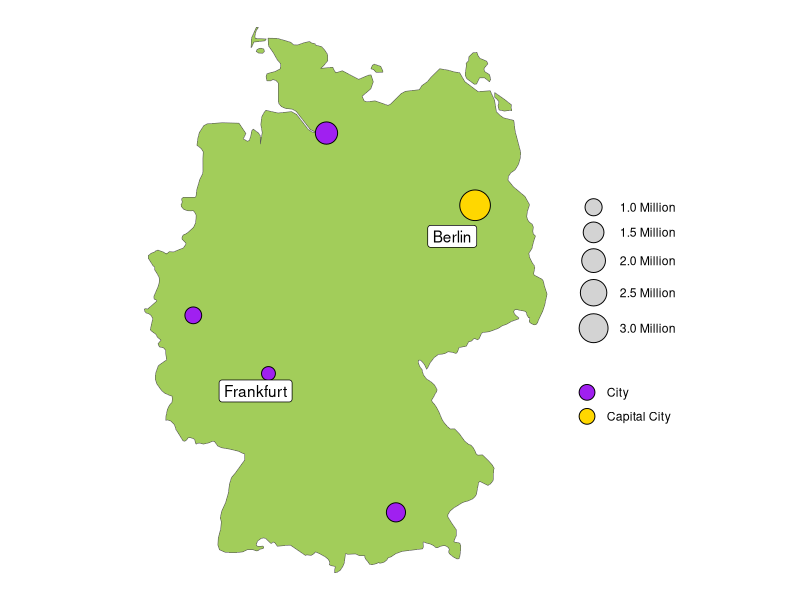

Write the R code that produced this figure.
library(tidyverse)
library(sf)
library(maps)
library(rnaturalearthdata)
library(ggrepel)

germany_sf <- countries50 %>% 
  st_as_sf() %>% 
  filter(name == "Germany")

germany_cities <- world.cities %>% 
  filter(country.etc == "Germany") %>% 
  slice_max(pop, n = 5)

germany_cities_sf <- germany_cities %>% 
  st_as_sf(coords = c("long", "lat"),
           crs = 4326)

germany_cities_to_label <- germany_cities %>% 
  arrange(pop) %>% 
  slice(1, n())

ggplot() +
  geom_sf(data = germany_sf,
          fill = "darkolivegreen3") +
  geom_sf(data = germany_cities_sf,
          aes(size = pop,
              fill = as.logical(capital)),
          shape = 21) +
  scale_fill_manual(values = c("TRUE" = "gold",
                               "FALSE" = "purple"),
                    labels = c("TRUE" = "Capital City",
                               "FALSE" = "City"),
                    name = "") +
  geom_label_repel(data = germany_cities_to_label,
                   aes(x = long,
                       y = lat,
                       label = name,
                       point.size = scales::rescale(pop, c(1, 10)))) +
  scale_size_area(max_size = 10,
                  labels = scales::number_format(scale = 1E-6,
                                                 suffix = " Million"),
                  name = "") +
  guides(fill = guide_legend(override.aes = list(size = 5)),
         size = guide_legend(override.aes = list(fill = "lightgrey"))) +
  theme_void()
